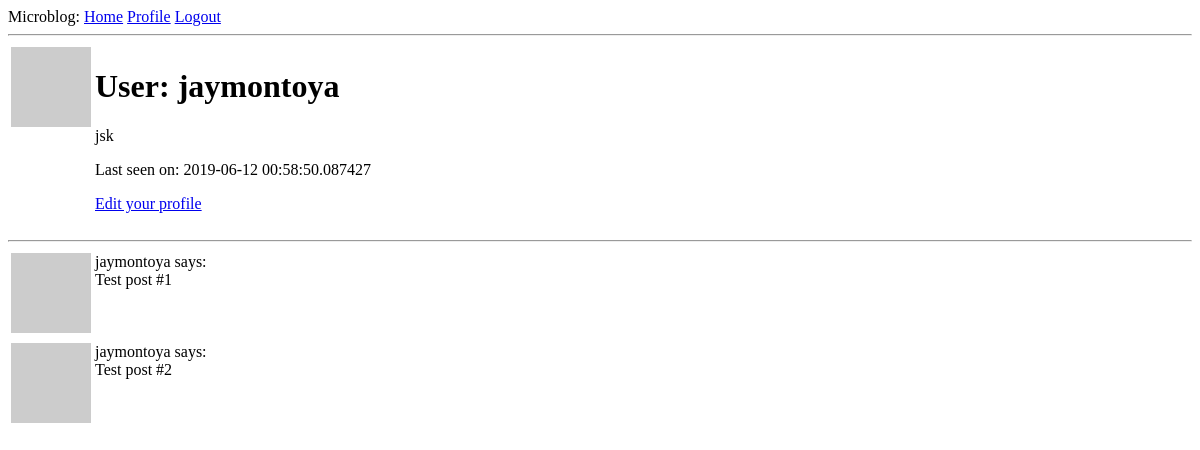
The app's page /user/jaymontoya (signed in), older data.
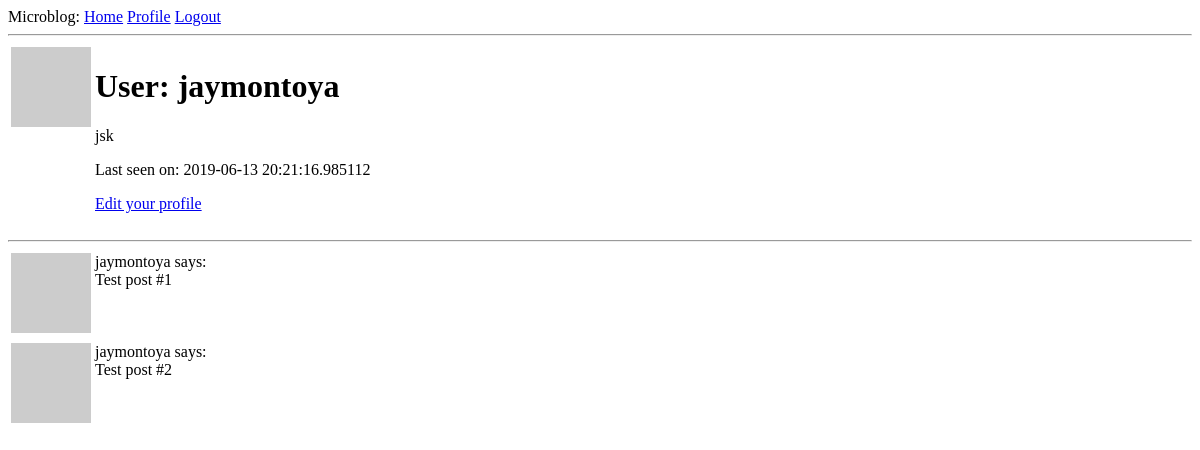
The same page, newer data.
### app/models.py (models this page shows, shortened)
class User(UserMixin, db.Model):
    id = db.Column(db.Integer, primary_key=True)
    username = db.Column(db.String(64), index = True, unique = True)
    email = db.Column(db.String(120), index =True, unique = True)
    password_hash = db.Column(db.String(128))
    about_me = db.Column(db.String(140))
    last_seen = db.Column(db.DateTime, default = datetime.utcnow)
    posts = db.relationship('Post', backref ='author',lazy='dynamic')
    def avatar(self,size):
        digest = md5(self.email.lower().encode('utf-8')).hexdigest()
        return 'https://www.gravatar.com/avatar/{}?d=identicon&s={}'.format(digest, size)

### app/routes.py (the view)
@app.route('/user/<username>')
@login_required # login must be required to view a profile!
def user(username):
    user = User.query.filter_by(username=username).first_or_404()
    posts = [
        {'author':user, 'body':'Test post #1'},
        {'author':user, 'body':'Test post #2'}
    ]
    return render_template('user.html', user=user, posts=posts)

### app/models.py (called while the page is built)
@login.user_loader  # this decorator registers the user loaded with Flask-Login
def load_user(id):
    return User.query.get(int(id))

### app/routes.py (called while the page is built)
@app.before_request
def before_request():
    if current_user.is_authenticated:
        current_user.last_seen = datetime.utcnow()
        db.session.commit()

### app/templates/user.html
{% extends "base.html" %}
{% block content %}
  <table>
    <tr valign="top">
      <td><img src="{{ user.avatar(128) }}" alt=""></td>
      <td>
        <h1>User: {{ user.username }}</h1>
        {% if user.about_me %} <p>{{ user.about_me }}</p> {% endif %}
        {% if user.last_seen %} <p>Last seen on: {{ user.last_seen }}</p> {% endif %}
        {% if user == current_user %}
          <p><a href="{{ url_for('edit_profile')  }}">Edit your profile</a></p>
        {% endif %}
      </td>
    </tr>
  </table>
  <hr>
  {% for post in posts %}
    {% include '_post.html' %}
  {% endfor %}
{% endblock %}

### app/templates/base.html (shortened to what this page needs)
<!DOCTYPE html>
<html lang="en" dir="ltr">
  <head>
  </head>
  <body>
      <div class="">
        Microblog:
        <a href="{{ url_for('index') }}">Home</a>
        {% if current_user.is_anonymous %}
        <a href="{{ url_for('login') }}">Login</a>
        {% else %}
        <a href="{{ url_for('user', username = current_user.username) }}">
        Profile</a>
        <a href="{{ url_for('logout') }}">Logout</a>
        {% endif %}
      </div>
      <hr>
      {% block content %}{% endblock %}
  </body>
</html>

### app/templates/_post.html
<table>
  <tr valign="top">
    <td><img src="{{ post.author.avatar(36) }}" alt=""></td>
    <td>{{ post.author.username }} says:<br>{{ post.body }}</td>
  </tr>
</table>

Row changes from the older to the newer data that the page shows:
changed User "jaymontoya": last_seen "2019-06-12 00:58:50.087427" → "2019-06-13 20:21:16.985112"
